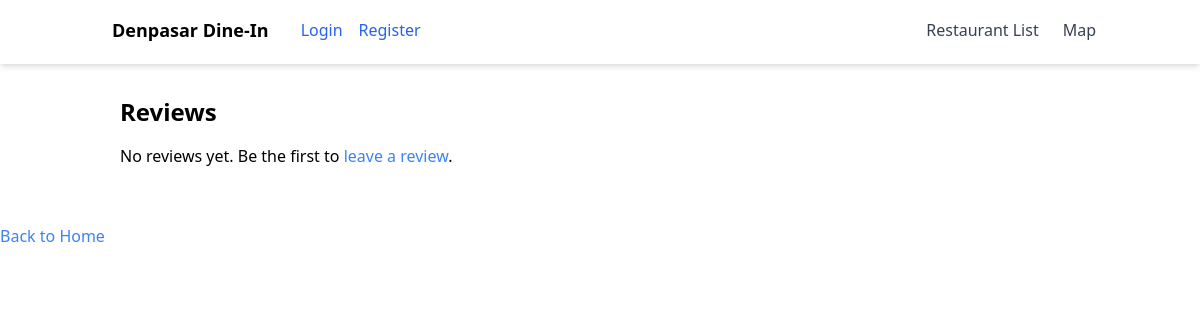
Before: /reviews/restaurant/1799991/ with the older database file.
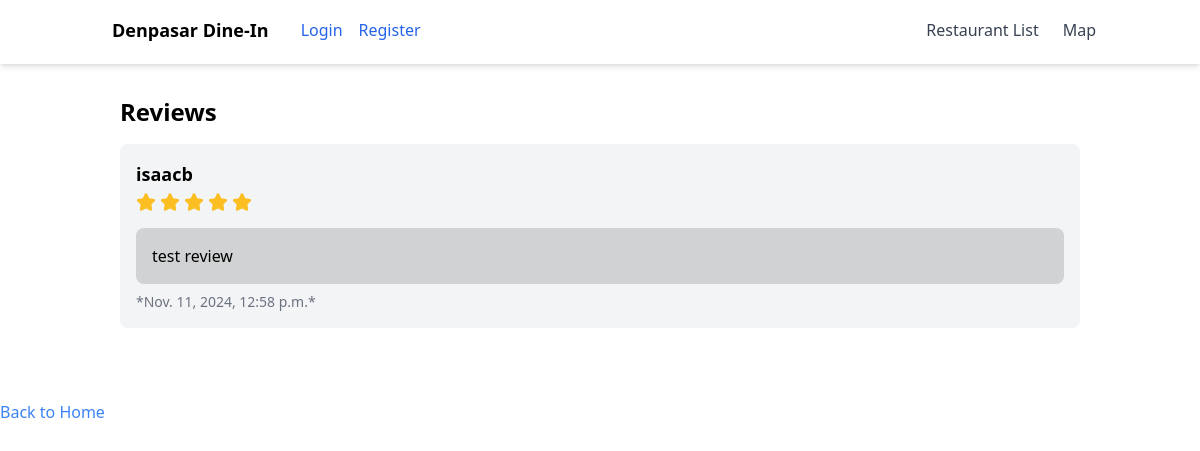
After: the same page with the newer database file.
### reviews/models.py (models this page shows, shortened)
class Review(models.Model):
    restaurant = models.ForeignKey(Restaurant, on_delete=models.CASCADE, related_name='restaurant_reviews')
    user = models.ForeignKey(User, on_delete=models.CASCADE)
    rating = models.IntegerField(choices=[(i, i) for i in range(1, 6)])
    comment = models.TextField(blank=True)
    created_at = models.DateTimeField(auto_now_add=True)

### reviews/views.py (the view)
# urls.py: path('restaurant/<int:restaurant_id>/', views.restaurant_detail, name='restaurant_detail'),
def restaurant_detail(request, restaurant_id):
    restaurant = get_object_or_404(Restaurant, id=restaurant_id)
    reviews = restaurant.restaurant_reviews.all()
    user_has_liked = restaurant.likes.filter(user=request.user).exists() if request.user.is_authenticated else False
    return render(request, 'restaurant_detail.html', {'restaurant': restaurant, 'reviews': reviews, 'user_has_liked': user_has_liked})

### reviews/templates/restaurant_detail.html (shortened to what this page needs)
<!DOCTYPE html>
<html lang="en">
<head>
    <link href="https://cdn.jsdelivr.net/npm/tailwindcss@2.2.19/dist/tailwind.min.css" rel="stylesheet">
</head>
<body class="bg-F2F0EF min-h-screen">
    {% include 'navbar.html' %}
    <div class="container mx-auto p-8">
        <h2 class="text-2xl font-bold mb-4">Reviews</h2>
        {% if reviews %}
            {% for review in reviews %}
                <div class="bg-gray-100 p-4 rounded-lg mb-4">
                    <p class="font-bold text-lg mb-1">{{ review.user.username }}</p>
                    <div class="flex items-center mb-4">
                    </div>
                    <div style="background-color: rgba(128, 128, 128, 0.3);" class="rounded-lg p-4 mb-2">
                        <p>{{ review.comment }}</p>
                    </div>
                    <p class="text-sm text-gray-500">*{{ review.created_at }}*</p>
                </div>
            {% endfor %}
        {% else %}
            <p>No reviews yet. Be the first to <a href="{% url 'add_review' restaurant.id %}" class="text-blue-500">leave a review</a>.</p>
        {% endif %}
    </div>
    <div class="mt-6">
        <a href="{% url 'restaurant_list' %}" class="text-blue-500 hover:underline">
            Back to Home
        </a>
    </div>
</body>
</html>

### templates/navbar.html
<nav class="bg-white shadow-md">
    <div class="container mx-auto px-4 h-16">
        <ul class="flex items-center justify-between py-4">
            <li class="flex items-center space-x-4">
                {% if user.is_superuser %}
                    {% comment %} For superusers, toggle between home page and admin dashboard {% endcomment %}
                    {% if request.resolver_match and request.resolver_match.namespace == 'admin_dashboard' %}
                        <h1 class="font-bold text-lg ml-2 mr-4">
                            <a href="{% url 'restaurant_list' %}">Denpasar Dine-In</a>
                        </h1>
                    {% else %}
                        <h1 class="font-bold text-lg ml-2 mr-4">
                            <a href="{% url 'admin_dashboard:admin_dashboard_restaurant_list' %}">Denpasar Dine-In</a>
                        </h1>
                    {% endif %}
                {% else %}
                    <h1 class="font-bold text-lg ml-2 mr-4">Denpasar Dine-In</h1>
                {% endif %}
                {% if user.is_authenticated %}
                    <span class="text-gray-700">Welcome, {{ user.username }}!</span>
                    <a href="{% url 'authentication:logout' %}" class="text-blue-600 hover:text-blue-800">Logout</a>
                    <a href="{% url 'authentication:user_customization' %}" class="text-blue-600 hover:text-blue-800">Customize</a>
                {% else %}
                    <a href="{% url 'authentication:login' %}" class="text-blue-600 hover:text-blue-800">Login</a>
                    <a href="{% url 'authentication:register' %}" class="text-blue-600 hover:text-blue-800">Register</a>
                {% endif %}
            </li>
            <li class="flex items-center space-x-4">
                <a href="{% url 'restaurant_list' %}" class="text-gray-700 hover:text-gray-900 mx-2">Restaurant List</a>
                <a href="{% url 'map' %}" class="text-gray-700 hover:text-gray-900">Map</a>
            </li>
        </ul>
    </div>
</nav>

Changed rows visible on the page:
added Review: user.username "isaacb", rating 5 (drawn), comment "test review", created_at "Nov. 11, 2024, 12:58 p.m."
Other visible differences:
text no longer shown: "No reviews yet. Be the first to leave a review ."
